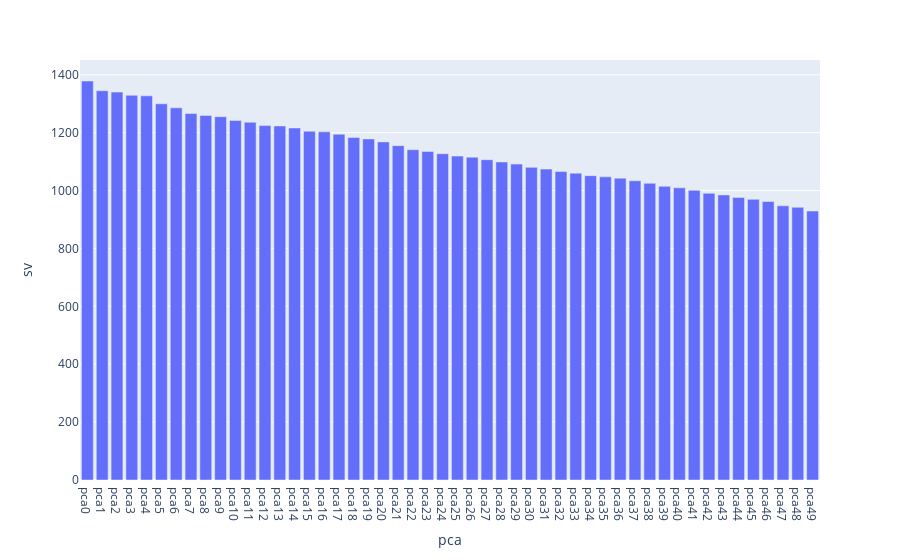

The notebook cell saved with this chart:
### Code cell
pca=PCA(n_components=50)
pca.fit(X_norm, y_train)

df = pd.DataFrame({"pca":pca.get_feature_names_out(),"sv":pca.singular_values_})
fig = px.bar(df, x='pca', y='sv')
fig.show()

### Figure 1 — Plotly figure (JSON) as saved in the notebook; plotly's stock layout.template omitted (floating-point values rounded to 4 significant figures)
{"data": [{"alignmentgroup": "True", "hovertemplate": "pca=%{x}<br>sv=%{y}<extra></extra>", "legendgroup": "", "marker": {"color": "#636efa", "pattern": {"shape": ""}}, "name": "", "offsetgroup": "", "orientation": "v", "showlegend": false, "textposition": "auto", "type": "bar", "x": ["pca0", "pca1", "pca2", "pca3", "pca4", "pca5", "pca6", "pca7", "pca8", "pca9", "pca10", "pca11", "pca12", "pca13", "pca14", "pca15", "pca16", "pca17", "pca18", "pca19", "pca20", "pca21", "pca22", "pca23", "pca24", "pca25", "pca26", "pca27", "pca28", "pca29", "pca30", "pca31", "pca32", "pca33", "pca34", "pca35", "pca36", "pca37", "pca38", "pca39", "pca40", "pca41", "pca42", "pca43", "pca44", "pca45", "pca46", "pca47", "pca48", "pca49"], "xaxis": "x", "y": [1379.0, 1345.0, 1340.0, 1329.0, 1327.0, 1300.0, 1286.0, 1266.0, 1260.0, 1255.0, 1242.0, 1236.0, 1225.0, 1223.0, 1216.0, 1205.0, 1203.0, 1195.0, 1183.0, 1178.0, 1168.0, 1155.0, 1141.0, 1135.0, 1127.0, 1119.0, 1115.0, 1107.0, 1099.0, 1091.0, 1080.0, 1074.0, 1066.0, 1060.0, 1052.0, 1047.0, 1043.0, 1034.0, 1025.0, 1015.0, 1009.0, 1001.0, 990.4, 985.0, 976.4, 969.6, 962.3, 947.4, 942.2, 929.3], "yaxis": "y"}], "layout": {"barmode": "relative", "legend": {"tracegroupgap": 0}, "margin": {"t": 60}, "xaxis": {"anchor": "y", "domain": [0, 1], "title": {"text": "pca"}}, "yaxis": {"anchor": "x", "domain": [0, 1], "title": {"text": "sv"}}}}
